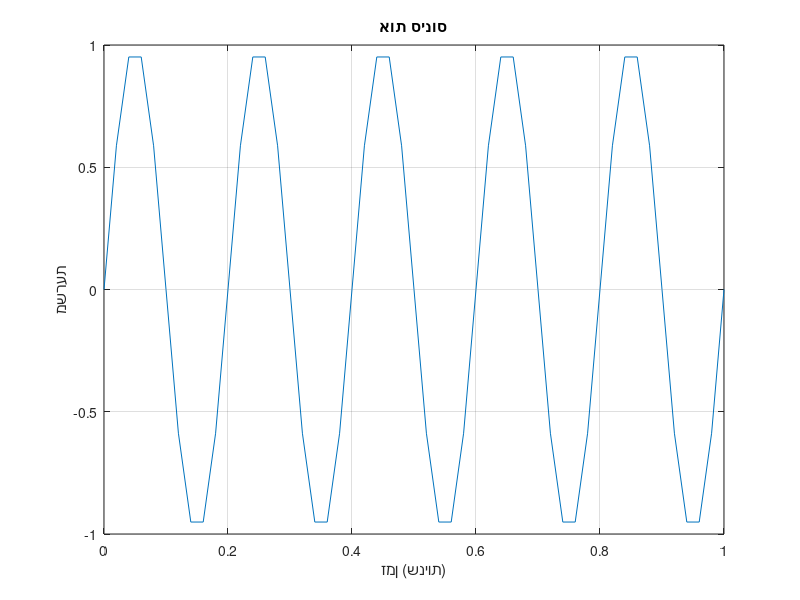
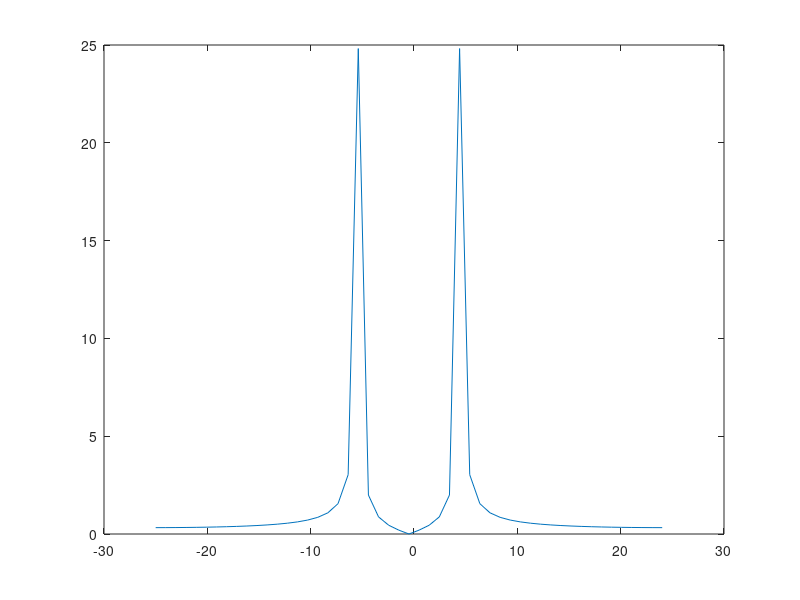

MATLAB code to generate these figures, in order: (Note: this script raises an error after producing the figures.)
close all;

fs = 50;             % קצב דגימה בהרץ
ts = 1/fs;
t = 0:ts:1;            % וקטור זמן למשך שנייה אחת
f = 5;                 % תדר אות הסינוס בהרץ
amplitude = 1;         % משרעת (אמפליטודה)

y = amplitude * sin(2 * pi * f * t); % חישוב האות

plot(t, y);            % הצגת הגרף
xlabel('זמן (שניות)');
ylabel('משרעת');
title('אות סינוס');
grid on;

N = length(y);
f = -fs/2:fs/N:fs/2 - fs/N;

fft_sig = fftshift(abs(fft(y)));

figure
plot(f, fft_sig);

function spec_try(signal, Fs, N)
Ts = 1 / Fs;
t = 0:Ts:Ts*(N-1) ;
f = -Fs/2:Fs/N:Fs/2 - Fs/N;

fft_sig = fftshift(abs(fft(signal)));

% figure
% plot(f, fft_sig);
% figure
% plot(t,(sig));
figure
imagesc(t, f, fft_sig);
figure
spectrogram(signal);
end

%% 4

m = mindivisor(100, 3);

function m = mindivisor(N, a)
divs = N ./ (1:N);
for i = 1:N
    if mod(divs(i), 1) ~= 0
        divs(i) = inf(1,1);
    end
end
[~, idx] = min(abs(divs - a));
m= divs(idx);
end

%%

% הגדרות
L = 2;               % מקדם אינטרפולציה (Upsampling factor)
fs_new = 10000;      % תדר דגימה חדש לאחר האינטרפולציה
fc = 2500;           % תדר הקיטעון (התדר המקורי של האות, fs_old / 2)
N = 40;              % סדר המסנן

% נרמול תדר הקיטעון ביחס לתדר הדגימה החדש
Wn = fc / (fs_new / 2); % שווה ערך ל- 0.5

% תכנון המסנן (לעיתים מכפילים גם ב-L כדי לשמר את עוצמת האות)
b_interpolation = L * fir1(N, Wn, 'low');

% הצגת תגובת התדר
freqz(b_interpolation, 1, 1024, fs_new);
title('Interpolation Lowpass Filter');


%%
for i = 1:L
    left_extantion(i) = 2 * x(m1) - x(2 * m1 - i + m1);
end
% for i = m1 - L:m1
%     left_extantion(i) = 2 * x(m1) - x(2 * m1 - i);
% end

for i = 1:L
    right_extantion(i) = 2 * x(m2) - x(2 * m2 - i + m2);
end
